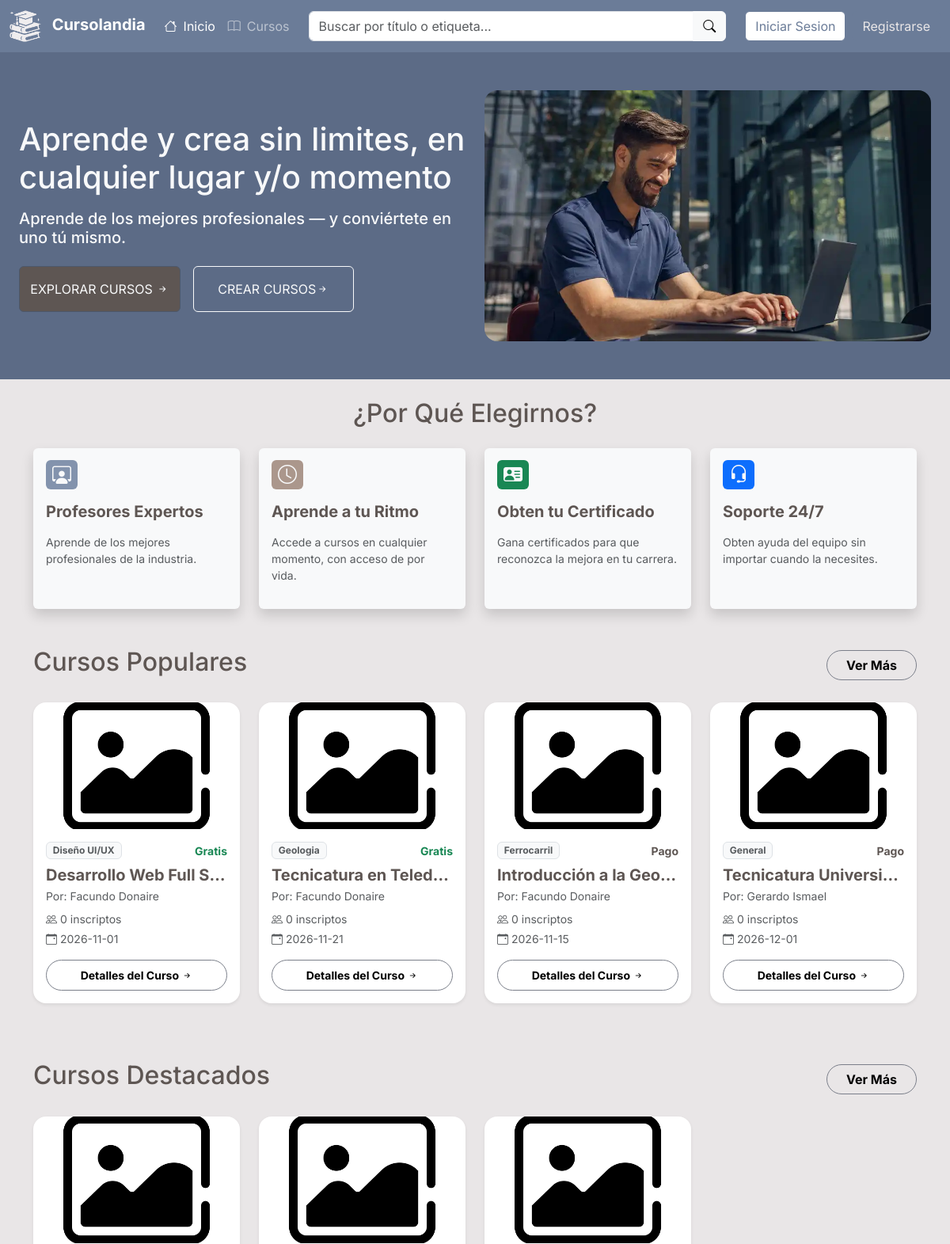
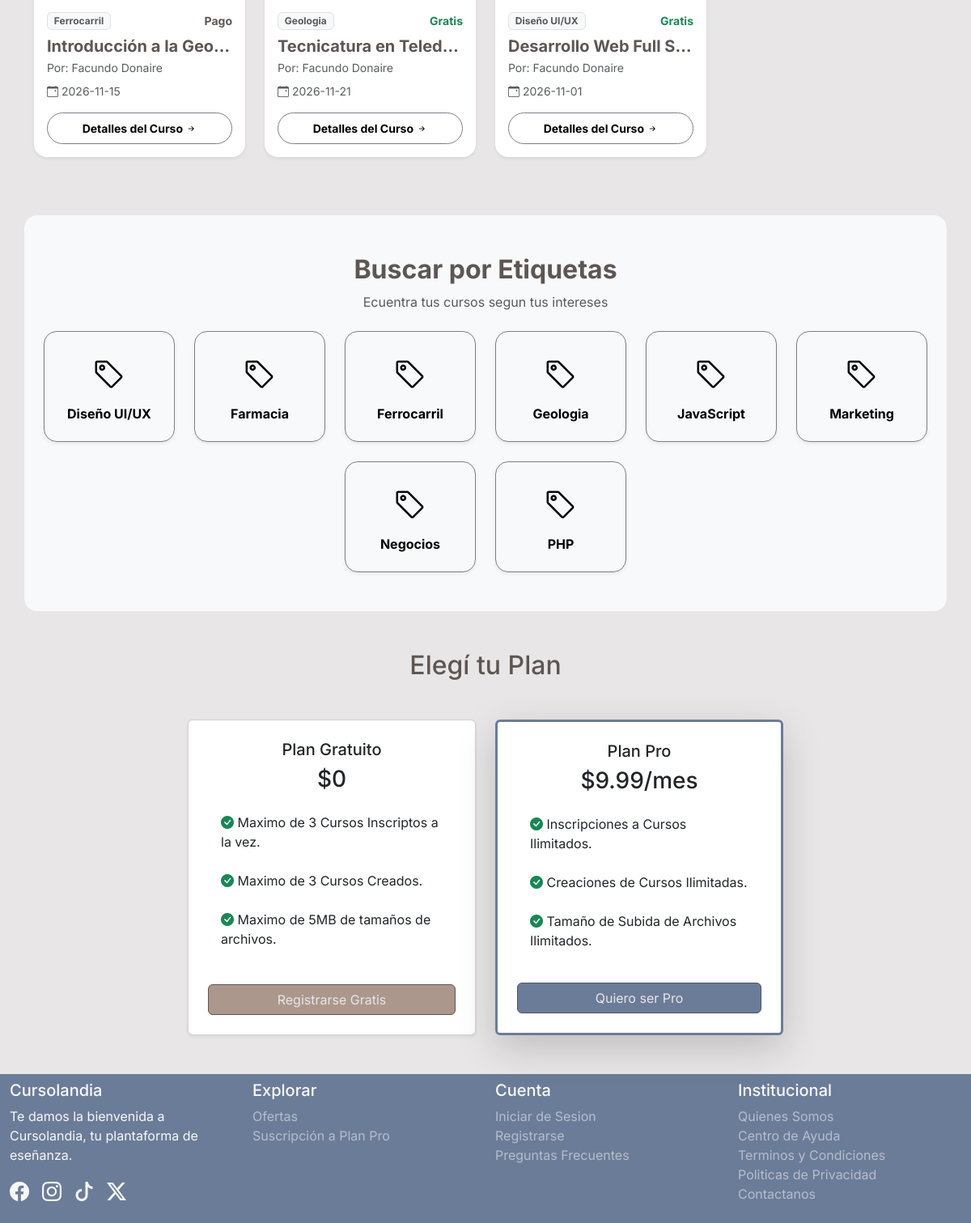
The page / on the database its author committed (2 pictures, top to bottom).
### tables this page shows
CREATE TABLE Cursos (
    C_ID INT AUTO_INCREMENT NOT NULL,
    U_ID_Crea INT NOT NULL,
    C_Titulo VARCHAR (150) NOT NULL,
    C_Descripcion TEXT NOT NULL,
    C_Costo DECIMAL(10, 2) DEFAULT NULL,
    C_Cupos INT DEFAULT NULL,
    C_FDInicio DATE NOT NULL,
    C_FDFin DATE NOT NULL,
    C_Img VARCHAR(255) DEFAULT 'imgcurso_pordefecto.png',
    C_Acceso ENUM('Publico','Privado') NOT NULL DEFAULT 'Publico',
    PRIMARY KEY (C_ID),
    CONSTRAINT FK_U_ID_Crea FOREIGN KEY (U_ID_Crea) REFERENCES Usuarios(U_ID) ON DELETE CASCADE,
    CONSTRAINT chk_C_Costo CHECK (C_Costo IS NULL OR C_Costo >= 0),
    CONSTRAINT chk_C_Cupos CHECK (C_Cupos IS NULL OR C_Cupos >= 0),
    CONSTRAINT chk_C_Fechas CHECK (C_FDInicio <= C_FDFin)
);

CREATE TABLE Usuarios (
    U_ID INT AUTO_INCREMENT NOT NULL,
    U_DNI VARCHAR(8) NOT NULL,
    U_Nom VARCHAR(40) NOT NULL,
    U_Ape VARCHAR(40) NOT NULL,
    U_FDN DATE NOT NULL,
    U_Ant TEXT DEFAULT NULL,
    U_Email VARCHAR(255) NOT NULL,
    U_Contrasena VARCHAR(255) NOT NULL,
    U_Plan ENUM('Gratuito','Pro') NOT NULL DEFAULT 'Gratuito',
    U_Rol ENUM('usuario','admin') NOT NULL DEFAULT 'usuario',
    U_FotoDePerfil VARCHAR(255) NOT NULL DEFAULT 'avatar_pordefecto.avif',
    PRIMARY KEY (U_ID),
    UNIQUE (U_DNI),
    UNIQUE (U_Email),
    CONSTRAINT chk_U_Email CHECK (U_Email LIKE '%_@__%.__%')
);

CREATE TABLE Etiquetas (
    E_ID INT AUTO_INCREMENT NOT NULL PRIMARY KEY,
    E_Nombre VARCHAR(50) NOT NULL UNIQUE
);

### index.php (the view, shortened to what the rows shown need)
<?php
    include RUTA_BASE . '/Interfaz/Incluidos/cabecera.php';
    require_once RUTA_BASE . '/Persistencia/Consultas/CursoBD.php';
    require_once RUTA_BASE . '/Persistencia/Consultas/EtiquetaBD.php';
    $cbdd = new CursoBD();
    $ebdd = new EtiquetaBD();
    $lista_cp = $cbdd -> listar_populares();
    $lista_cd = $cbdd -> listar_destacados_pro();
    $lista_e = $ebdd -> listar_etiquetas();
?>
<main class="flex-grow-1">
    <section class="mb-4">
        <div class="container-fluid px-4 py-5 mi-bg-banner mb-3">
            <div class="row aling-items-center">
                <div class="col-12 col-lg-6 text-light text-start my-auto">
                    <h1>Aprende y crea sin limites, en cualquier lugar y/o momento</h1>
                </div>
            </div>
        </div>
    </section>
    <section class="my-4">
        <div class="text-dark my-4 text-center">
            <h2 class="mi-color-text">¿Por Qué Elegirnos?</h2>
        </div>
    </section>
    <section class="container my-5">
        <div class="d-flex justify-content-between align-items-center mb-4">
            <h2 class="mi-color-text">Cursos Populares</h2>
        </div>
        <div class="row g-4 flex-nowrap overflow-x-auto sin-scrollbar d-lg-flex flex-lg-wrap pb-4">
            <?php
                $cursos_populares = array_slice($lista_cp, 0, 4);
                if (empty($cursos_populares)):
            ?>
                <div class="col-12 text-center text-muted py-3">No hay cursos disponibles por el momento.</div>
            <?php else: ?>
                <?php foreach ($cursos_populares as $c): ?>
                    <?php
                        if ($c["C_Img"] == "imgcurso_pordefecto.png") {
                            $img_c = URL_BASE . "/Interfaz/Activos/imgcurso_pordefecto.png";
                        } else {
                            $img_c = URL_BASE . "/Subidos/Img/Cursos/" . $c["C_Img"];
                        }
                    ?>
                    <div class="col-12 col-md-6 col-lg-3">
                        <div class="card h-100 shadow-sm border-0 rounded-4">
                            <img src="<?php echo $img_c; ?>" alt="" class="card-img-top rounded-top-4" style="height: 160px; object-fit: cover;">
                            <div class="card-body d-flex flex-column p-3">
                                <div class="d-flex justify-content-between align-items-center mb-2">
                                    <span class="badge text-bg-light border text-muted text-truncate" style="max-width: 100px;">
                                        <?php echo !empty($c["Etiquetas"]) ? explode(", ", $c["Etiquetas"])[0] : "General"; ?>
                                    </span>
                                    <?php if ($c["C_Costo"] > 0):?>
                                        <span class="fw-bold small mi-color-text">Pago</span>
                                    <?php else: ?>
                                        <span class="fw-bold small text-success">Gratis</span>
                                    <?php endif; ?>
                                </div>
                                <h5 class="card-title fw-bold mi-color-text mb-1 text-truncate"><?php echo $c["C_Titulo"];?></h5>
                                <p class="text-muted small mb-2">Por: <?php echo $c["U_Nom"] . " " . $c["U_Ape"]; ?> </p>
                                <p class="text-muted small mb-1"><i class="bi bi-people me-1"></i><?php echo $c["cant_inscriptos"]; ?> inscriptos</p>
                                <p class="text-muted small mb-3"><i class="bi bi-calendar-event me-1"></i><?php echo $c["C_FDInicio"];?></p>
                                <div class="mt-auto">
                                    <a href="<?php echo URL_BASE; ?>/Interfaz/Cursos/detalles_c.php?id_c=<?php echo $c["C_ID"]; ?>" class="btn btn-sm mis-btnes-sinbg rounded-pill w-100 py-2 fw-bold">
                                        Detalles del Curso <i class="bi bi-arrow-right-short"></i>
                                    </a>
                                </div>
                            </div>
                        </div>
                    </div>
                <?php endforeach; ?>
            <?php endif; ?>
        </div>
    </section>
    <section class="container my-5">
        <div class="d-flex justify-content-between align-items-center mb-4">
            <h2 class="mi-color-text">Cursos Destacados</h2>
        </div>
        <div class="row g-4 flex-nowrap overflow-x-auto sin-scrollbar d-lg-flex flex-lg-wrap pb-4">
            <?php if (empty($lista_cd)): ?>
                <div class="col-12 text-center text-muted py-3">No hay cursos disponibles por el momento.</div>
            <?php else: ?>
                <?php foreach ($lista_cd as $c): ?>
                    <?php
                        if ($c["C_Img"] == "imgcurso_pordefecto.png") {
                            $img_c = URL_BASE . "/Interfaz/Activos/imgcurso_pordefecto.png";
                        } else {
                            $img_c = URL_BASE . "/Subidos/Img/Cursos/" . $c["C_Img"];
                        }
                    ?>
                    <div class="col-12 col-md-6 col-lg-3">
                        <div class="card h-100 shadow-sm border-0 rounded-4">
                            <img src="<?php echo $img_c; ?>" alt="" class="card-img-top rounded-top-4" style="height: 160px; object-fit: cover;">
                            <div class="card-body d-flex flex-column p-3">
                                <div class="d-flex justify-content-between align-items-center mb-2">
                                    <span class="badge text-bg-light border text-muted text-truncate" style="max-width: 100px;">
                                        <?php echo !empty($c["Etiquetas"]) ? explode(", ", $c["Etiquetas"])[0] : "General"; ?>
                                    </span>
                                    <?php if ($c["C_Costo"] > 0):?>
                                        <span class="fw-bold small mi-color-text">Pago</span>
                                    <?php else: ?>
                                        <span class="fw-bold small text-success">Gratis</span>
                                    <?php endif; ?>
                                </div>
                                <h5 class="card-title fw-bold mi-color-text mb-1 text-truncate"><?php echo $c["C_Titulo"];?></h5>
                                <p class="text-muted small mb-2">Por: <?php echo $c["U_Nom"] . " " . $c["U_Ape"]; ?> </p>
                                <p class="text-muted small mb-3"><i class="bi bi-calendar-event me-1"></i><?php echo $c["C_FDInicio"];?></p>
                                <div class="mt-auto">
                                    <a href="<?php echo URL_BASE; ?>/Interfaz/Cursos/detalles_c.php?id_c=<?php echo $c["C_ID"]; ?>" class="btn btn-sm mis-btnes-sinbg rounded-pill w-100 py-2 fw-bold">
                                        Detalles del Curso <i class="bi bi-arrow-right-short"></i>
                                    </a>
                                </div>
                            </div>
                        </div>
                    </div>
                <?php endforeach; ?>
            <?php endif; ?>
        </div>
    </section>
    <section class="container bg-light rounded-4 px-4 py-5 my-5">
        <div class="text-center mb-4">
            <h2 class="fw-bold mi-color-text">Buscar por Etiquetas</h2>
        </div>
        <div class="row g-4 justify-content-center">
            <?php if (empty($lista_e)): ?>
                <div class="col-12 text-center text-muted">No hay etiquetas disponibles.</div>
            <?php else: ?>
                <?php foreach ($lista_e as $e): ?>
                    <div class="col-6 col-md-4 col-lg-2 text-center">
                        <a href="<?php echo URL_BASE . '/Interfaz/Cursos/catalogo.php?buscar=' . urlencode($e -> nombre); ?>" class="text-decoration-none">
                            <div class="card border-0 shadow-sm h-100 p-4 rounded-4 mis-btnes-sinbg">
                                <i class="bi bi-tag fs-1 mi-color-icono mb-2"></i>
                                <h6 class="fw-bold mb-0"><?php echo htmlspecialchars($e -> nombre); ?></h6>
                            </div>
                        </a>
                    </div>
                <?php endforeach; ?>
            <?php endif; ?>
        </div>
    </section>
    <section class="my-5 container">
        <?php if (!isset($_SESSION["id_usuario"])):?>
        <h2 class="mi-color-text mb-5 text-center">Elegí tu Plan</h2>
        <?php elseif (isset($_SESSION["id_usuario"]) && $_SESSION["plan_usuario"] == "Pro"): ?>
        <h2 class="mi-color-text mb-5 text-center">¡Ya eres Pro!</h2>
        <?php else: ?>
        <h2 class="mi-color-text mb-5 text-center">¡Actualiza tu Plan!</h2>
        <?php endif; ?>
    </section>
</main>
<?php include RUTA_BASE . '/Interfaz/Incluidos/pie.php';?>

### rows shown on the page
cursos: Etiquetas "Diseño UI/UX", C_Costo "Gratis", C_Titulo "Desarrollo Web Full S…", U_ID_Crea.U_Nom "Facundo", U_ID_Crea.U_Ape "Donaire", cant_inscriptos "0", C_FDInicio "2026-11-01"
cursos: Etiquetas "Geologia", C_Costo "Gratis", C_Titulo "Tecnicatura en Teled…", U_ID_Crea.U_Nom "Facundo", U_ID_Crea.U_Ape "Donaire", cant_inscriptos "0", C_FDInicio "2026-11-21"
cursos: Etiquetas "Ferrocarril", C_Costo "Pago", C_Titulo "Introducción a la Geo…", U_ID_Crea.U_Nom "Facundo", U_ID_Crea.U_Ape "Donaire", cant_inscriptos "0", C_FDInicio "2026-11-15"
cursos: shows "General", C_Costo "Pago", C_Titulo "Tecnicatura Universi…", U_ID_Crea.U_Nom "Gerardo", U_ID_Crea.U_Ape "Ismael", cant_inscriptos "0", C_FDInicio "2026-12-01"
etiquetas: E_Nombre "Diseño UI/UX"
etiquetas: E_Nombre "Farmacia"
etiquetas: E_Nombre "Ferrocarril"
etiquetas: E_Nombre "Geologia"
etiquetas: E_Nombre "JavaScript"
etiquetas: E_Nombre "Marketing"
etiquetas: E_Nombre "Negocios"
etiquetas: E_Nombre "PHP"
